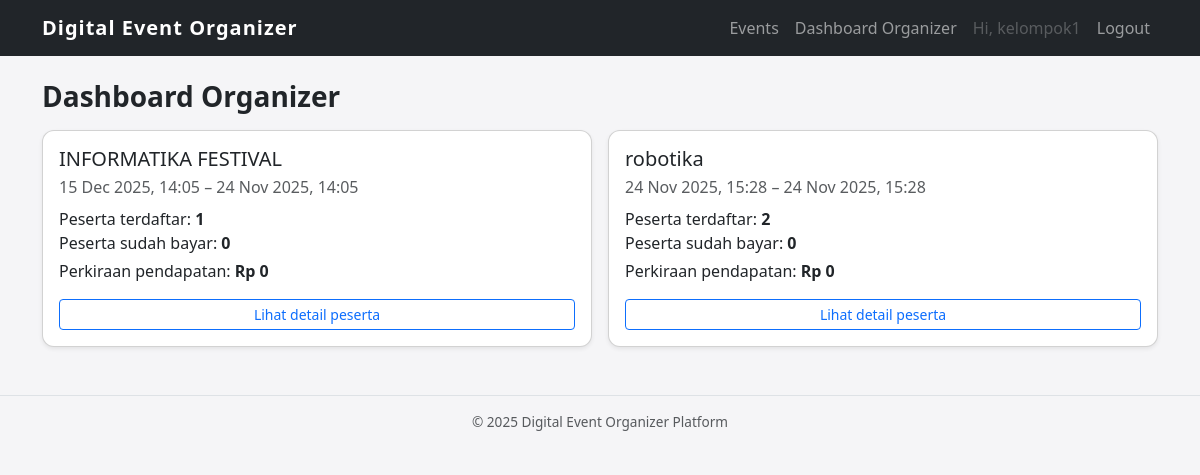
The page /events/organizer/dashboard/ (signed in) on the database its author committed.
### events/models.py (models this page shows, shortened)
class Event(models.Model):
    organizer = models.ForeignKey(
        settings.AUTH_USER_MODEL,
        on_delete=models.CASCADE,
        related_name='organized_events'
    )
    title = models.CharField(max_length=200)
    slug = models.SlugField(max_length=200, unique=True)
    description = models.TextField()
    location = models.CharField(max_length=255)
    start_datetime = models.DateTimeField()
    end_datetime = models.DateTimeField()
    max_participants = models.PositiveIntegerField(null=True, blank=True)
    price = models.DecimalField(max_digits=10, decimal_places=2, default=0)
    is_published = models.BooleanField(default=False)
    banner_image = models.ImageField(upload_to='event_banners/', null=True, blank=True)
    created_at = models.DateTimeField(auto_now_add=True)
    updated_at = models.DateTimeField(auto_now=True)

### events/views.py (the view)
# urls.py: path('organizer/dashboard/', views.organizer_dashboard, name='organizer_dashboard'),
@login_required
def organizer_dashboard(request):
    if not request.user.is_staff:
        return HttpResponseForbidden("anda tidak memiliki akses ke halaman ini")
    events=Event.objects.filter(organizer=request.user)
    if request.user.is_superuser:
        events_qs=Event.objects.all()
    else:
        events_qs=Event.objects.filter(organizer=request.user)
    events_stats=[]
    for event in events_qs:
        total_reg=event.registrations.count()
        paid_reg=event.registrations.filter(status='paid').count()
        total_income=event.registrations.filter(status='paid').count() * float(event.price)
        events_stats.append({
            "event":event,
            "total_reg":total_reg,
            "paid_reg":paid_reg,
            "total_income":total_income
        })
    context={
        "event_stats":events_stats,
    }
    return render(request,"events/organizer_dashboard.html",context)

### event_organizer/templates/events/organizer_dashboard.html (shortened to what this page needs)
{% extends "base.html" %}
{% block content %}
<h1 class="h3 fw-bold mb-3">Dashboard Organizer</h1>
{% if event_stats %}
  <div class="row g-3">
    {% for item in event_stats %}
      <div class="col-md-6">
        <div class="card shadow-sm h-100">
          <div class="card-body d-flex flex-column">
            <h5 class="card-title mb-1">{{ item.event.title }}</h5>
            <p class="text-muted mb-2">
              {{ item.event.start_datetime|date:"d M Y, H:i" }} –
              {{ item.event.end_datetime|date:"d M Y, H:i" }}
            </p>
            <p class="mb-1">
              Peserta terdaftar: <strong>{{ item.total_reg }}</strong><br>
              Peserta sudah bayar: <strong>{{ item.paid_reg }}</strong>
            </p>
            <p class="mb-3">
              Perkiraan pendapatan:
              <strong>Rp {{ item.total_income|floatformat:0 }}</strong>
            </p>
            <div class="mt-auto">
              <a href="{% url 'events:organizer_event_detail' slug=item.event.slug %}"
                 class="btn btn-outline-primary btn-sm w-100">
                Lihat detail peserta
              </a>
            </div>
          </div>
        </div>
      </div>
    {% endfor %}
  </div>
{% else %}
  <div class="alert alert-info">
    Belum ada event yang Anda kelola.
  </div>
{% endif %}
{% endblock %}

### event_organizer/templates/base.html (shortened to what this page needs)
<!DOCTYPE html>
<html lang="id">
<head>
    <link
      href="https://cdn.jsdelivr.net/npm/bootstrap@5.3.2/dist/css/bootstrap.min.css"
      rel="stylesheet"
    >
</head>
<body>
<nav class="navbar navbar-expand-lg navbar-dark bg-dark mb-4">
  <div class="container">
    <a class="navbar-brand" href="/">Digital Event Organizer</a>
    <div class="collapse navbar-collapse" id="navbarNav">
      <ul class="navbar-nav ms-auto">
        <li class="nav-item">
            <a class="nav-link" href="{% url 'events:event_list' %}">Events</a>
        </li>
        {% if user.is_staff %}
            <li class="nav-item">
            <a class="nav-link" href="{% url 'events:organizer_dashboard' %}">
                Dashboard Organizer
            </a>
            </li>
        {% endif %}
        {% if user.is_authenticated %}
            <li class="nav-item">
            <span class="nav-link disabled">Hi, {{ user.username }}</span>
            </li>
            <li class="nav-item">
            <a class="nav-link" href="/accounts/logout/">Logout</a>
            </li>
        {% else %}
            <li class="nav-item">
            <a class="nav-link" href="/accounts/login/">Login</a>
            </li>
        {% endif %}
        </ul>
    </div>
  </div>
</nav>
<main class="container mb-5">
  {% block content %}{% endblock %}
</main>
<footer class="border-top py-3 mt-auto">
  <div class="container text-center text-muted">
    &copy; {{ now|default:2025 }} Digital Event Organizer Platform
  </div>
</footer>
</body>
</html>

### event_organizer/templates/base.html (style rules this page uses)
body { background-color: #f5f5f7; }
.navbar-brand { font-weight: 700; letter-spacing: 0.05em; }
.card { border-radius: 0.75rem; }
footer { font-size: 0.85rem; }

### rows shown on the page
Event: event "INFORMATIKA FESTIVAL", event.start_datetime "15 Dec 2025, 14:05", event.end_datetime "24 Nov 2025, 14:05", total_reg "1", paid_reg "0", total_income "0"
Event: event "robotika", event.start_datetime "24 Nov 2025, 15:28", event.end_datetime "24 Nov 2025, 15:28", total_reg "2", paid_reg "0", total_income "0"

### other values the page prints
{{ user.username }} "kelompok1"
{{ now|default:2025 }} "2025"
